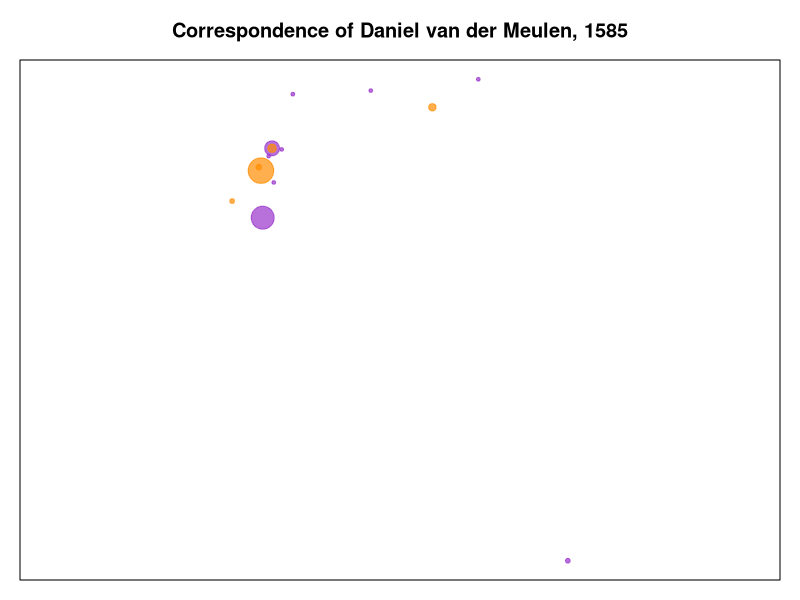
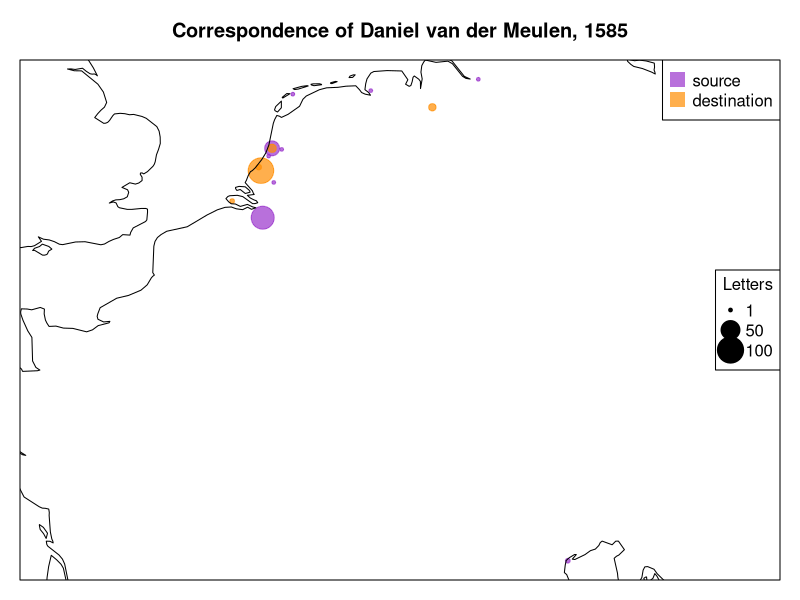

Generate these figures, in order, with R: (Note: this script raises an error after producing the figures.)
### Introduction to GIS with R: Spatial data with the sp and sf packages ###

# This script goes along with the blog post of the same name,
# which can be found at https://www.jessesadler.com/post/gis-with-r-intro/
# See the Rmarkdown document for the contents of the blog post.

### Load libraries and data
library(tidyverse)
library(sp)
library(sf)
library(rnaturalearth)

# Load the data
letters <- read_csv("data/correspondence-data-1585.csv")
locations <- read_csv("data/locations.csv")

########################
## Preparing the data ##
########################

# Letters per source
sources <- letters %>% 
  group_by(source) %>% 
  count() %>% 
  rename(place = source) %>% 
  add_column(type = "source") %>% 
  ungroup()

# Letters per destination
destinations <- letters %>% 
  group_by(destination) %>% 
  count() %>% 
  rename(place = destination) %>% 
  add_column(type = "destination") %>% 
  ungroup()

# Bind the rows of the two data frames
# and change type column to factor
letters_data <- rbind(sources, destinations) %>% 
  mutate(type = as_factor(type))

# Join letters_data to locations
geo_data <- left_join(letters_data, locations, by = "place")

##################################
## Spatial data with sp package ##
##################################

# Create data frame of only longitude and latitude values
coords <- select(geo_data, lon, lat)

# Create SpatialPoints object with coords and CRS
points_sp <- SpatialPoints(coords = coords,
                           proj4string = CRS("+proj=longlat +datum=WGS84"))

# Create SpatialPointsDataFrame object
points_spdf <- SpatialPointsDataFrame(coords = coords,
                                      data = letters_data,  
                                      proj4string = CRS("+proj=longlat +datum=WGS84"))

# Example of subsetting `points_spdf` to return locations with "n" greater than 10
points_spdf[points_spdf@data$n > 10, ]

# Get coastal and country world maps as Spatial objects
coast_sp <- ne_coastline(scale = "medium")
countries_sp <- ne_countries(scale = "medium")

####################################
## Mapping with sp and base plots ##
####################################

### Set up plot ###

# Create a new color palette to distinguish source and destination
palette(alpha(c("darkorchid", "darkorange"), 0.7))
# Set margins for bottom, left, top, and right of plot
par(mar = c(1, 1, 3, 1))

### Plot points ###
plot(points_spdf,
     pch = 20,
     col = points_spdf$type,
     cex = sqrt(points_spdf$n)/2 + 0.25)

# Add a box around the plot
box()
# Add a title
title(main = "Correspondence of Daniel van der Meulen, 1585")

### Plot map with coastlines (lines) data ###
# Pointsize vector for legend
pointsize <- c(1, 50, 100)
par(mar = c(1, 1, 3, 1))

# Plot points
plot(points_spdf,
     pch = 20,
     col = points_spdf$type,
     cex = sqrt(points_spdf$n)/2 + 0.25)
# Plot coastlines background map
plot(coast_sp,
     col = "black",
     add = TRUE)
# Add a box around the plot
box()

# Legend for colors
legend("topright", legend = levels(points_spdf$type),
       pt.cex = 2,
       col = 1:2,
       pch = 15)

# legend for size of points
legend("right", legend = pointsize,
       pt.cex = (sqrt(pointsize)/2 + 0.25),
       col = "black",
       pch = 20,
       title = "Letters")

# Title for the map
title(main = "Correspondence of Daniel van der Meulen, 1585")

# Make bounding box for countries_sp match
# bounding box of points_spdf
countries_sp@bbox <- bbox(points_spdf)

### Plot map with countries (polygons) data ###
par(mar = c(1, 1, 3, 1))

# Plot countries map and color with grays
plot(countries_sp,
     col = gray(0.8),
     border = gray(0.7))
# Plot points
plot(points_spdf,
     pch = 20,
     col = points_spdf$type, 
     cex = sqrt(points_spdf$n)/2 + 0.25,
     add = TRUE)
# Add a box around the plot
box()

# Legend for colors
legend("topright",
       legend = levels(points_spdf$type),
       pt.cex = 2,
       col = 1:2,
       pch = 15)
# legend for size of points
legend("right",
       legend = pointsize,
       pt.cex = (sqrt(pointsize)/2 + 0.25),
       col = "black",
       pch = 20,
       title = "Letters")

# Title for the map
title(main = "Correspondence of Daniel van der Meulen, 1585")

##################################
## Spatial data with sf package ##
##################################

# Create sf object with geo_data data frame and CRS
points_sf <- st_as_sf(geo_data, coords = c("lon", "lat"), crs = 4326)

# Get coastal and country world maps as sf objects
coast_sf <- ne_coastline(scale = "medium", returnclass = "sf")
countries_sf <- ne_countries(scale = "medium", returnclass = "sf")

# Subset of locations with "n" greater than 10
filter(points_sf, n > 10)

### Subset of countries object to get South American countries ###
# South American countries with new CRS
countries_sf %>% 
  filter(continent == "South America") %>% 
  select(name) %>% 
  st_transform(crs = "+proj=moll +datum=WGS84")

### Make map of South America ###
# Return to default palette
palette("default")

# Map of South American countries
countries_sf %>% 
  filter(continent == "South America") %>% 
  select(name) %>% 
  st_transform(crs = "+proj=moll +datum=WGS84") %>% 
  plot(key.pos = NULL, graticule = TRUE, main = "South America")

#################################
## Mapping with sf and ggplot2 ##
#################################

### Basic ggplot2 plot with geom_sf ###
ggplot() + 
  geom_sf(data = coast_sf) + 
  geom_sf(data = points_sf,
          aes(color = type, size = n),
          alpha = 0.7,
          show.legend = "point") +
  coord_sf(xlim = c(-1, 14), ylim = c(44, 55))

### Plot map with coastlines (lines) data ###
# Load ggrepel package
library(ggrepel)

ggplot() + 
  geom_sf(data = coast_sf) + 
  geom_sf(data = points_sf, 
          aes(color = type, size = n), 
          alpha = 0.7, 
          show.legend = "point") +
  coord_sf(xlim = c(-1, 14), ylim = c(44, 55),
           datum = NA) + # removes graticules
  geom_text_repel(data = locations, 
                  aes(x = lon, y = lat, label = place)) +
  labs(title = "Correspondence of Daniel van der Meulen, 1585",
       size = "Letters",
       color = "Type",
       x = NULL,
       y = NULL) +
  guides(color = guide_legend(override.aes = list(size = 6))) +
  theme_minimal()

### Plot map with countries (polygons) data ###
ggplot() + 
  geom_sf(data = countries_sf,
          fill = gray(0.8), color = gray(0.7)) + 
  geom_sf(data = points_sf, 
          aes(color = type, size = n), 
          alpha = 0.7, 
          show.legend = "point") +
  coord_sf(xlim = c(-1, 14), ylim = c(44, 55),
           datum = NA) + # removes graticules
  geom_text_repel(data = locations, 
                  aes(x = lon, y = lat, label = place)) +
  labs(title = "Correspondence of Daniel van der Meulen, 1585",
       size = "Letters",
       color = "Type",
       x = NULL,
       y = NULL) +
  guides(color = guide_legend(override.aes = list(size = 6))) +
  theme_bw()
